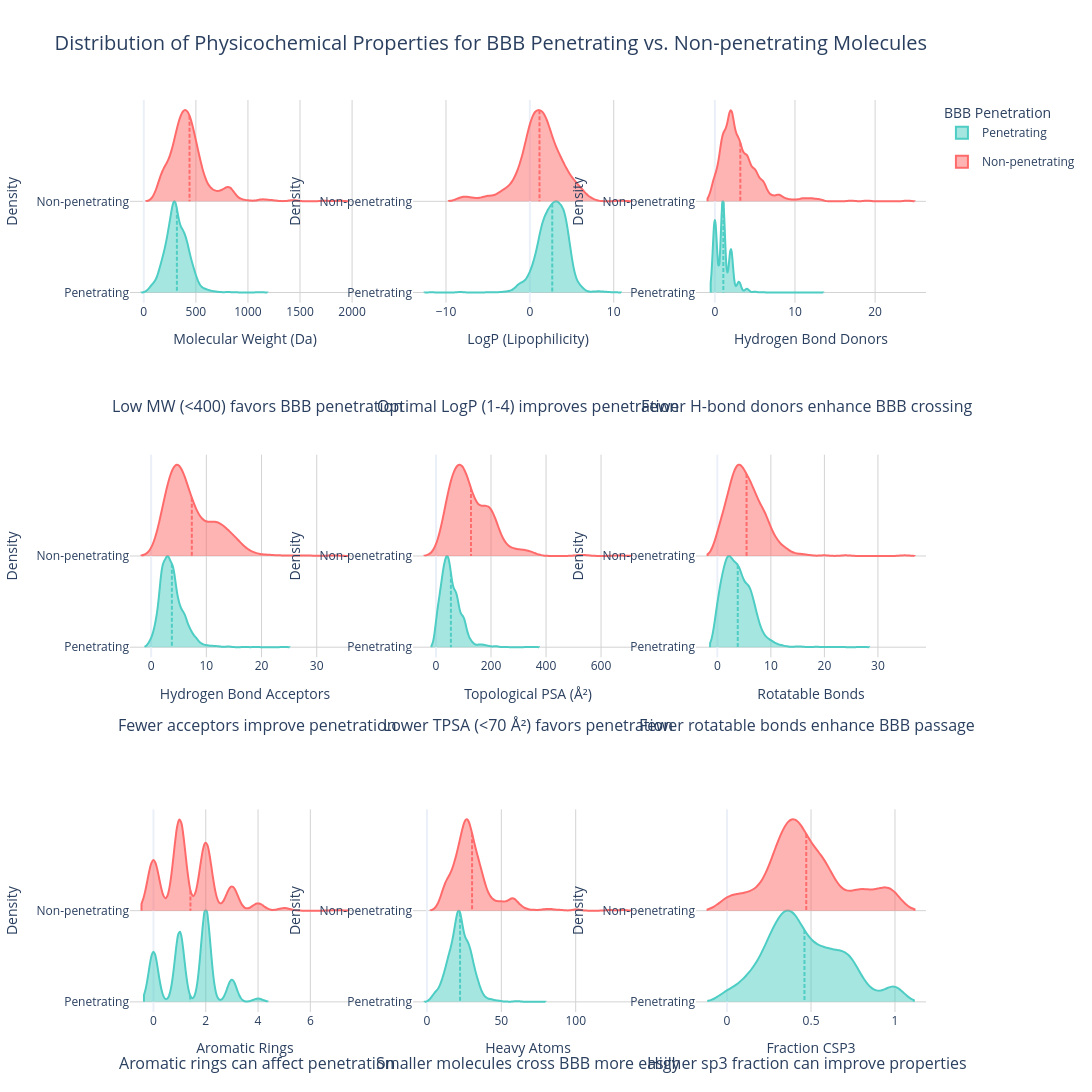
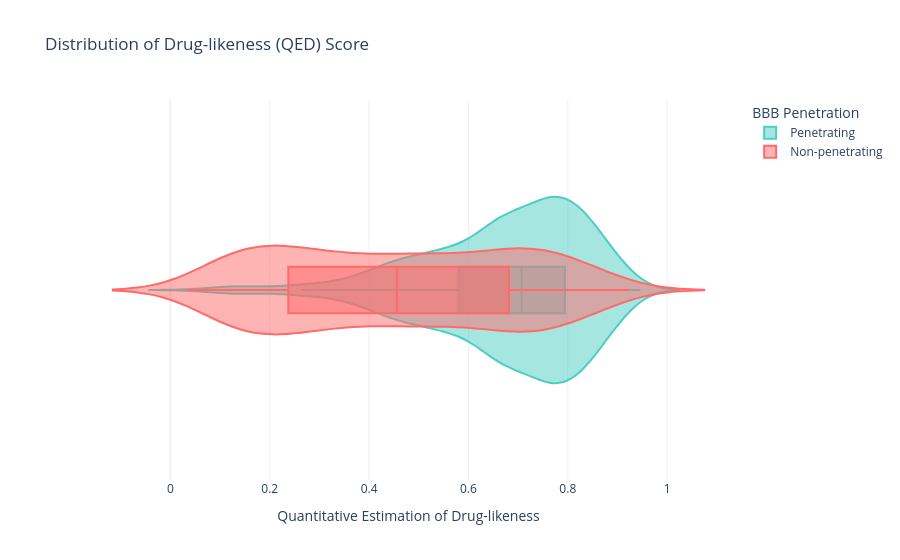

Notebook code cell kept with these figures, in order:
### Markdown cell above
### 3) Distribution of interpretable physicochemical properties

### Code cell
from rdkit.Chem import Descriptors, Lipinski, MolSurf

# Calculate and analyze physicochemical properties

# Function to calculate molecular properties
def calculate_properties(mol):
    if mol is None:
        return None
    
    properties = {
        'MW': Descriptors.MolWt(mol),
        'LogP': Descriptors.MolLogP(mol),
        'HBD': Descriptors.NumHDonors(mol),
        'HBA': Descriptors.NumHAcceptors(mol),
        'TPSA': MolSurf.TPSA(mol),
        'Rotatable_Bonds': Descriptors.NumRotatableBonds(mol),
        'Aromatic_Rings': Descriptors.NumAromaticRings(mol),
        'Heavy_Atoms': mol.GetNumHeavyAtoms(),
        'Fraction_CSP3': Descriptors.FractionCSP3(mol),  # Fraction of SP3 carbons
        'QED': Descriptors.qed(mol)  # Drug-likeness score
    }
    return properties

# Calculate properties for all molecules
print("Calculating molecular properties...")
properties_list = []
for i, mol in enumerate(mols):
    props = calculate_properties(mol)
    if props is not None:
        props['Y'] = df['Y'].iloc[valid_indices[i]]
        properties_list.append(props)

# Create dataframe with properties
prop_df = pd.DataFrame(properties_list)

# Add class labels for easier plotting
prop_df['Class'] = prop_df['Y'].map({1: 'Penetrating', 0: 'Non-penetrating'})

# Create subplots with 3x3 grid for main properties
fig = make_subplots(rows=3, cols=3, 
                   subplot_titles=('Molecular Weight', 'LogP', 'Hydrogen Bond Donors', 
                                  'Hydrogen Bond Acceptors', 'Topological PSA', 'Rotatable Bonds',
                                  'Aromatic Rings', 'Heavy Atoms', 'Fraction CSP3'))

# Define properties to plot and their positions
properties = [
    {'Drug_ID': 'MW', 'row': 1, 'col': 1, 'title': 'Molecular Weight (Da)'},
    {'Drug_ID': 'LogP', 'row': 1, 'col': 2, 'title': 'LogP (Lipophilicity)'},
    {'Drug_ID': 'HBD', 'row': 1, 'col': 3, 'title': 'Hydrogen Bond Donors'},
    {'Drug_ID': 'HBA', 'row': 2, 'col': 1, 'title': 'Hydrogen Bond Acceptors'},
    {'Drug_ID': 'TPSA', 'row': 2, 'col': 2, 'title': 'Topological PSA (Å²)'},
    {'Drug_ID': 'Rotatable_Bonds', 'row': 2, 'col': 3, 'title': 'Rotatable Bonds'},
    {'Drug_ID': 'Aromatic_Rings', 'row': 3, 'col': 1, 'title': 'Aromatic Rings'},
    {'Drug_ID': 'Heavy_Atoms', 'row': 3, 'col': 2, 'title': 'Heavy Atoms'},
    {'Drug_ID': 'Fraction_CSP3', 'row': 3, 'col': 3, 'title': 'Fraction CSP3'}
]

# Colors for the two classes
colors = {'Penetrating': '#4ECDC4', 'Non-penetrating': '#FF6B6B'}

# Add density plots for each property
for prop in properties:
    for cls in ['Penetrating', 'Non-penetrating']:
        data = prop_df[prop_df['Class'] == cls][prop['Drug_ID']]
        
        fig.add_trace(
            go.Violin(
                x=data,
                name=cls,
                line_color=colors[cls],
                side='positive',
                meanline_visible=True,
                showlegend=True if (prop['row'] == 1 and prop['col'] == 1) else False,
                legendgroup=cls,
                scalemode='width',
                width=2,
                points=False
            ),
            row=prop['row'], col=prop['col']
        )

# Update layout for larger plots and better appearance
fig.update_layout(
    height=1200,  # Increased height
    width=1500,   # Increased width
    title_text="Distribution of Physicochemical Properties for BBB Penetrating vs. Non-penetrating Molecules",
    title_font_size=20,
    legend_title="BBB Penetration",
    template="plotly_white",
    violinmode='overlay'  # This ensures violins are overlaid rather than side by side
)

# Add annotations explaining the significance of each property, now positioned below each subplot
annotations = [
    dict(x=0.16, y=0.65, text="Low MW (<400) favors BBB penetration", showarrow=False, xref="paper", yref="paper"),
    dict(x=0.5, y=0.65, text="Optimal LogP (1-4) improves penetration", showarrow=False, xref="paper", yref="paper"),
    dict(x=0.85, y=0.65, text="Fewer H-bond donors enhance BBB crossing", showarrow=False, xref="paper", yref="paper"),
    dict(x=0.16, y=0.30, text="Fewer acceptors improve penetration", showarrow=False, xref="paper", yref="paper"),
    dict(x=0.5, y=0.30, text="Lower TPSA (<70 Å²) favors penetration", showarrow=False, xref="paper", yref="paper"),
    dict(x=0.85, y=0.30, text="Fewer rotatable bonds enhance BBB passage", showarrow=False, xref="paper", yref="paper"),
    dict(x=0.16, y=-0.07, text="Aromatic rings can affect penetration", showarrow=False, xref="paper", yref="paper"),
    dict(x=0.5, y=-0.07, text="Smaller molecules cross BBB more easily", showarrow=False, xref="paper", yref="paper"),
    dict(x=0.85, y=-0.07, text="Higher sp3 fraction can improve properties", showarrow=False, xref="paper", yref="paper")
]

fig.update_layout(annotations=annotations)

# Update axes for better appearance
fig.update_xaxes(showgrid=True, gridwidth=1, gridcolor='LightGray')
fig.update_yaxes(showgrid=True, gridwidth=1, gridcolor='LightGray')

for prop in properties:
    fig.update_yaxes(title_text="Density", row=prop['row'], col=prop['col'])
    fig.update_xaxes(title_text=prop['title'], row=prop['row'], col=prop['col'])

# Add a QED plot separately
fig_qed = px.violin(prop_df, x="QED", color="Class", 
                    box=True, points=False,
                    color_discrete_map=colors,
                    labels={"QED": "Quantitative Estimation of Drug-likeness"},
                    title="Distribution of Drug-likeness (QED) Score")

fig_qed.update_layout(template="plotly_white", legend_title="BBB Penetration", violinmode='overlay')

# Show the plots
fig.show()
fig_qed.show()

# Statistical analysis to determine whether properties can distinguish between classes
print("\nStatistical Summary of Properties by Class:")
penetrating = prop_df[prop_df['Class'] == 'Penetrating']
non_penetrating = prop_df[prop_df['Class'] == 'Non-penetrating']

summary_stats = pd.DataFrame({
    'Property': [p['Drug_ID'] for p in properties] + ['QED'],
    'Penetrating_Mean': [penetrating[p['Drug_ID']].mean() for p in properties] + [penetrating['QED'].mean()],
    'Non_Penetrating_Mean': [non_penetrating[p['Drug_ID']].mean() for p in properties] + [non_penetrating['QED'].mean()],
    'Difference': [penetrating[p['Drug_ID']].mean() - non_penetrating[p['Drug_ID']].mean() for p in properties] + 
                  [penetrating['QED'].mean() - non_penetrating['QED'].mean()],
    'Percent_Difference': [100 * (penetrating[p['Drug_ID']].mean() - non_penetrating[p['Drug_ID']].mean()) / 
                          non_penetrating[p['Drug_ID']].mean() for p in properties] + 
                          [100 * (penetrating['QED'].mean() - non_penetrating['QED'].mean()) / 
                           non_penetrating['QED'].mean()]
})

print(summary_stats.sort_values(by='Percent_Difference', ascending=False).round(3))

### Figure 1 — Plotly figure (JSON) as saved in the notebook; plotly's stock layout.template omitted (floating-point values rounded to 4 significant figures; data arrays with more than 128 entries replaced by an {"elided": "..."} marker saying what was removed)
{"data": [{"legendgroup": "Penetrating", "line": {"color": "#4ECDC4"}, "meanline": {"visible": true}, "name": "Penetrating", "points": false, "scalemode": "width", "showlegend": true, "side": "positive", "type": "violin", "width": 2, "x": {"elided": "1501 float values"}, "xaxis": "x", "yaxis": "y"}, {"legendgroup": "Non-penetrating", "line": {"color": "#FF6B6B"}, "meanline": {"visible": true}, "name": "Non-penetrating", "points": false, "scalemode": "width", "showlegend": true, "side": "positive", "type": "violin", "width": 2, "x": {"elided": "474 float values"}, "xaxis": "x", "yaxis": "y"}, {"legendgroup": "Penetrating", "line": {"color": "#4ECDC4"}, "meanline": {"visible": true}, "name": "Penetrating", "points": false, "scalemode": "width", "showlegend": false, "side": "positive", "type": "violin", "width": 2, "x": {"elided": "1501 float values"}, "xaxis": "x2", "yaxis": "y2"}, {"legendgroup": "Non-penetrating", "line": {"color": "#FF6B6B"}, "meanline": {"visible": true}, "name": "Non-penetrating", "points": false, "scalemode": "width", "showlegend": false, "side": "positive", "type": "violin", "width": 2, "x": {"elided": "474 float values"}, "xaxis": "x2", "yaxis": "y2"}, {"legendgroup": "Penetrating", "line": {"color": "#4ECDC4"}, "meanline": {"visible": true}, "name": "Penetrating", "points": false, "scalemode": "width", "showlegend": false, "side": "positive", "type": "violin", "width": 2, "x": {"elided": "1501 int values"}, "xaxis": "x3", "yaxis": "y3"}, {"legendgroup": "Non-penetrating", "line": {"color": "#FF6B6B"}, "meanline": {"visible": true}, "name": "Non-penetrating", "points": false, "scalemode": "width", "showlegend": false, "side": "positive", "type": "violin", "width": 2, "x": {"elided": "474 int values"}, "xaxis": "x3", "yaxis": "y3"}, {"legendgroup": "Penetrating", "line": {"color": "#4ECDC4"}, "meanline": {"visible": true}, "name": "Penetrating", "points": false, "scalemode": "width", "showlegend": false, "side": "positive", "type": "violin", "width": 2, "x": {"elided": "1501 int values"}, "xaxis": "x4", "yaxis": "y4"}, {"legendgroup": "Non-penetrating", "line": {"color": "#FF6B6B"}, "meanline": {"visible": true}, "name": "Non-penetrating", "points": false, "scalemode": "width", "showlegend": false, "side": "positive", "type": "violin", "width": 2, "x": {"elided": "474 int values"}, "xaxis": "x4", "yaxis": "y4"}, {"legendgroup": "Penetrating", "line": {"color": "#4ECDC4"}, "meanline": {"visible": true}, "name": "Penetrating", "points": false, "scalemode": "width", "showlegend": false, "side": "positive", "type": "violin", "width": 2, "x": {"elided": "1501 float values"}, "xaxis": "x5", "yaxis": "y5"}, {"legendgroup": "Non-penetrating", "line": {"color": "#FF6B6B"}, "meanline": {"visible": true}, "name": "Non-penetrating", "points": false, "scalemode": "width", "showlegend": false, "side": "positive", "type": "violin", "width": 2, "x": {"elided": "474 float values"}, "xaxis": "x5", "yaxis": "y5"}, {"legendgroup": "Penetrating", "line": {"color": "#4ECDC4"}, "meanline": {"visible": true}, "name": "Penetrating", "points": false, "scalemode": "width", "showlegend": false, "side": "positive", "type": "violin", "width": 2, "x": {"elided": "1501 int values"}, "xaxis": "x6", "yaxis": "y6"}, {"legendgroup": "Non-penetrating", "line": {"color": "#FF6B6B"}, "meanline": {"visible": true}, "name": "Non-penetrating", "points": false, "scalemode": "width", "showlegend": false, "side": "positive", "type": "violin", "width": 2, "x": {"elided": "474 int values"}, "xaxis": "x6", "yaxis": "y6"}, {"legendgroup": "Penetrating", "line": {"color": "#4ECDC4"}, "meanline": {"visible": true}, "name": "Penetrating", "points": false, "scalemode": "width", "showlegend": false, "side": "positive", "type": "violin", "width": 2, "x": {"elided": "1501 int values"}, "xaxis": "x7", "yaxis": "y7"}, {"legendgroup": "Non-penetrating", "line": {"color": "#FF6B6B"}, "meanline": {"visible": true}, "name": "Non-penetrating", "points": false, "scalemode": "width", "showlegend": false, "side": "positive", "type": "violin", "width": 2, "x": {"elided": "474 int values"}, "xaxis": "x7", "yaxis": "y7"}, {"legendgroup": "Penetrating", "line": {"color": "#4ECDC4"}, "meanline": {"visible": true}, "name": "Penetrating", "points": false, "scalemode": "width", "showlegend": false, "side": "positive", "type": "violin", "width": 2, "x": {"elided": "1501 int values"}, "xaxis": "x8", "yaxis": "y8"}, {"legendgroup": "Non-penetrating", "line": {"color": "#FF6B6B"}, "meanline": {"visible": true}, "name": "Non-penetrating", "points": false, "scalemode": "width", "showlegend": false, "side": "positive", "type": "violin", "width": 2, "x": {"elided": "474 int values"}, "xaxis": "x8", "yaxis": "y8"}, {"legendgroup": "Penetrating", "line": {"color": "#4ECDC4"}, "meanline": {"visible": true}, "name": "Penetrating", "points": false, "scalemode": "width", "showlegend": false, "side": "positive", "type": "violin", "width": 2, "x": {"elided": "1501 float values"}, "xaxis": "x9", "yaxis": "y9"}, {"legendgroup": "Non-penetrating", "line": {"color": "#FF6B6B"}, "meanline": {"visible": true}, "name": "Non-penetrating", "points": false, "scalemode": "width", "showlegend": false, "side": "positive", "type": "violin", "width": 2, "x": {"elided": "474 float values"}, "xaxis": "x9", "yaxis": "y9"}], "layout": {"annotations": [{"font": {"size": 16}, "showarrow": false, "text": "Low MW (<400) favors BBB penetration", "x": 0.16, "xanchor": "center", "xref": "paper", "y": 0.65, "yanchor": "bottom", "yref": "paper"}, {"font": {"size": 16}, "showarrow": false, "text": "Optimal LogP (1-4) improves penetration", "x": 0.5, "xanchor": "center", "xref": "paper", "y": 0.65, "yanchor": "bottom", "yref": "paper"}, {"font": {"size": 16}, "showarrow": false, "text": "Fewer H-bond donors enhance BBB crossing", "x": 0.85, "xanchor": "center", "xref": "paper", "y": 0.65, "yanchor": "bottom", "yref": "paper"}, {"font": {"size": 16}, "showarrow": false, "text": "Fewer acceptors improve penetration", "x": 0.16, "xanchor": "center", "xref": "paper", "y": 0.3, "yanchor": "bottom", "yref": "paper"}, {"font": {"size": 16}, "showarrow": false, "text": "Lower TPSA (<70 Å²) favors penetration", "x": 0.5, "xanchor": "center", "xref": "paper", "y": 0.3, "yanchor": "bottom", "yref": "paper"}, {"font": {"size": 16}, "showarrow": false, "text": "Fewer rotatable bonds enhance BBB passage", "x": 0.85, "xanchor": "center", "xref": "paper", "y": 0.3, "yanchor": "bottom", "yref": "paper"}, {"font": {"size": 16}, "showarrow": false, "text": "Aromatic rings can affect penetration", "x": 0.16, "xanchor": "center", "xref": "paper", "y": -0.07, "yanchor": "bottom", "yref": "paper"}, {"font": {"size": 16}, "showarrow": false, "text": "Smaller molecules cross BBB more easily", "x": 0.5, "xanchor": "center", "xref": "paper", "y": -0.07, "yanchor": "bottom", "yref": "paper"}, {"font": {"size": 16}, "showarrow": false, "text": "Higher sp3 fraction can improve properties", "x": 0.85, "xanchor": "center", "xref": "paper", "y": -0.07, "yanchor": "bottom", "yref": "paper"}], "height": 1200, "legend": {"title": {"text": "BBB Penetration"}}, "title": {"font": {"size": 20}, "text": "Distribution of Physicochemical Properties for BBB Penetrating vs. Non-penetrating Molecules"}, "violinmode": "overlay", "width": 1500, "xaxis": {"anchor": "y", "domain": [0, 0.2889], "gridcolor": "LightGray", "gridwidth": 1, "showgrid": true, "title": {"text": "Molecular Weight (Da)"}}, "xaxis2": {"anchor": "y2", "domain": [0.3556, 0.6444], "gridcolor": "LightGray", "gridwidth": 1, "showgrid": true, "title": {"text": "LogP (Lipophilicity)"}}, "xaxis3": {"anchor": "y3", "domain": [0.7111, 1], "gridcolor": "LightGray", "gridwidth": 1, "showgrid": true, "title": {"text": "Hydrogen Bond Donors"}}, "xaxis4": {"anchor": "y4", "domain": [0, 0.2889], "gridcolor": "LightGray", "gridwidth": 1, "showgrid": true, "title": {"text": "Hydrogen Bond Acceptors"}}, "xaxis5": {"anchor": "y5", "domain": [0.3556, 0.6444], "gridcolor": "LightGray", "gridwidth": 1, "showgrid": true, "title": {"text": "Topological PSA (Å²)"}}, "xaxis6": {"anchor": "y6", "domain": [0.7111, 1], "gridcolor": "LightGray", "gridwidth": 1, "showgrid": true, "title": {"text": "Rotatable Bonds"}}, "xaxis7": {"anchor": "y7", "domain": [0, 0.2889], "gridcolor": "LightGray", "gridwidth": 1, "showgrid": true, "title": {"text": "Aromatic Rings"}}, "xaxis8": {"anchor": "y8", "domain": [0.3556, 0.6444], "gridcolor": "LightGray", "gridwidth": 1, "showgrid": true, "title": {"text": "Heavy Atoms"}}, "xaxis9": {"anchor": "y9", "domain": [0.7111, 1], "gridcolor": "LightGray", "gridwidth": 1, "showgrid": true, "title": {"text": "Fraction CSP3"}}, "yaxis": {"anchor": "x", "domain": [0.7778, 1], "gridcolor": "LightGray", "gridwidth": 1, "showgrid": true, "title": {"text": "Density"}}, "yaxis2": {"anchor": "x2", "domain": [0.7778, 1], "gridcolor": "LightGray", "gridwidth": 1, "showgrid": true, "title": {"text": "Density"}}, "yaxis3": {"anchor": "x3", "domain": [0.7778, 1], "gridcolor": "LightGray", "gridwidth": 1, "showgrid": true, "title": {"text": "Density"}}, "yaxis4": {"anchor": "x4", "domain": [0.3889, 0.6111], "gridcolor": "LightGray", "gridwidth": 1, "showgrid": true, "title": {"text": "Density"}}, "yaxis5": {"anchor": "x5", "domain": [0.3889, 0.6111], "gridcolor": "LightGray", "gridwidth": 1, "showgrid": true, "title": {"text": "Density"}}, "yaxis6": {"anchor": "x6", "domain": [0.3889, 0.6111], "gridcolor": "LightGray", "gridwidth": 1, "showgrid": true, "title": {"text": "Density"}}, "yaxis7": {"anchor": "x7", "domain": [0, 0.2222], "gridcolor": "LightGray", "gridwidth": 1, "showgrid": true, "title": {"text": "Density"}}, "yaxis8": {"anchor": "x8", "domain": [0, 0.2222], "gridcolor": "LightGray", "gridwidth": 1, "showgrid": true, "title": {"text": "Density"}}, "yaxis9": {"anchor": "x9", "domain": [0, 0.2222], "gridcolor": "LightGray", "gridwidth": 1, "showgrid": true, "title": {"text": "Density"}}}}

### Figure 2 — Plotly figure (JSON) as saved in the notebook; plotly's stock layout.template omitted (floating-point values rounded to 4 significant figures; data arrays with more than 128 entries replaced by an {"elided": "..."} marker saying what was removed)
{"data": [{"alignmentgroup": "True", "box": {"visible": true}, "hovertemplate": "Class=Penetrating<br>Quantitative Estimation of Drug-likeness=%{x}<extra></extra>", "legendgroup": "Penetrating", "marker": {"color": "#4ECDC4"}, "name": "Penetrating", "offsetgroup": "Penetrating", "orientation": "h", "points": false, "scalegroup": "True", "showlegend": true, "type": "violin", "x": {"elided": "1501 float values"}, "x0": " ", "xaxis": "x", "y0": " ", "yaxis": "y"}, {"alignmentgroup": "True", "box": {"visible": true}, "hovertemplate": "Class=Non-penetrating<br>Quantitative Estimation of Drug-likeness=%{x}<extra></extra>", "legendgroup": "Non-penetrating", "marker": {"color": "#FF6B6B"}, "name": "Non-penetrating", "offsetgroup": "Non-penetrating", "orientation": "h", "points": false, "scalegroup": "True", "showlegend": true, "type": "violin", "x": {"elided": "474 float values"}, "x0": " ", "xaxis": "x", "y0": " ", "yaxis": "y"}], "layout": {"legend": {"title": {"text": "BBB Penetration"}, "tracegroupgap": 0}, "title": {"text": "Distribution of Drug-likeness (QED) Score"}, "violinmode": "overlay", "xaxis": {"anchor": "y", "domain": [0, 1], "title": {"text": "Quantitative Estimation of Drug-likeness"}}, "yaxis": {"anchor": "x", "domain": [0, 1]}}}
